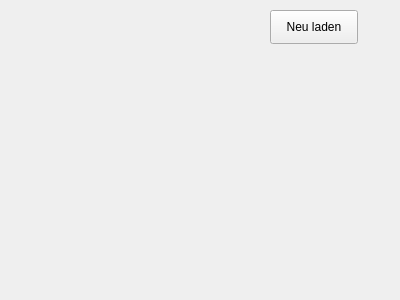
<?xml version="1.0" encoding="UTF-8"?>
<ui version="4.0">
 <class>QJointAccount</class>
 <widget class="QMainWindow" name="QJointAccount">
  <property name="geometry">
   <rect>
    <x>0</x>
    <y>0</y>
    <width>400</width>
    <height>300</height>
   </rect>
  </property>
  <property name="windowTitle">
   <string>QJointAccount</string>
  </property>
  <widget class="QWidget" name="centralWidget">
   <widget class="QPushButton" name="refresh">
    <property name="geometry">
     <rect>
      <x>270</x>
      <y>10</y>
      <width>88</width>
      <height>34</height>
     </rect>
    </property>
    <property name="text">
     <string>Neu laden</string>
    </property>
   </widget>
   <widget class="QLabel" name="info">
    <property name="geometry">
     <rect>
      <x>20</x>
      <y>10</y>
      <width>231</width>
      <height>101</height>
     </rect>
    </property>
    <property name="text">
     <string/>
    </property>
    <property name="alignment">
     <set>Qt::AlignLeading|Qt::AlignLeft|Qt::AlignTop</set>
    </property>
   </widget>
  </widget>
 </widget>
 <layoutdefault spacing="6" margin="11"/>
 <resources/>
 <connections/>
</ui>
